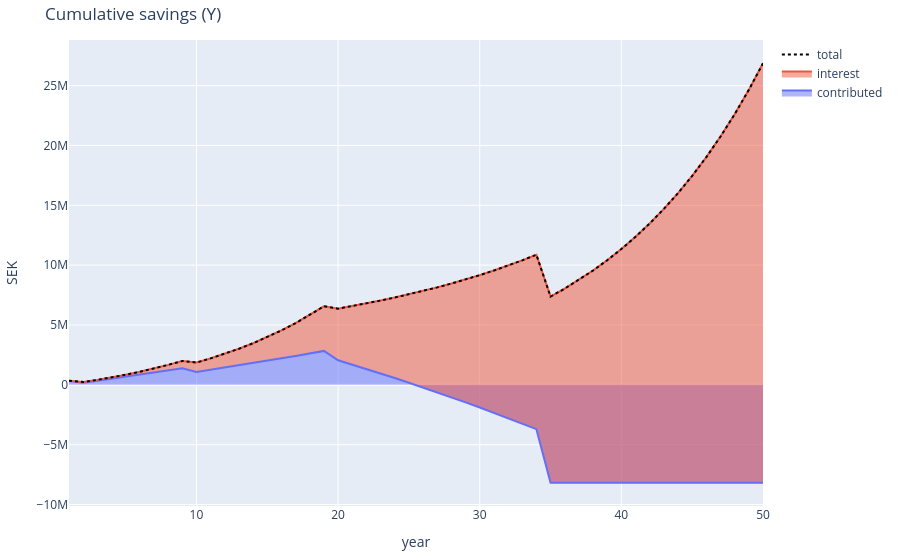

The cell this chart's notebook holds for it:
### Markdown cell above
# 3. Cumulative savings estimator

### Code cell
BASE = 1.7e5
ADDITION_GROWTH_RATE = 0.02 # yearly addition increases % per year
YEARLY_RATE = 0.09 # per year

YEAR_PLAN = [
    # saving X / month
    {
        'year': [1, 10], 
        'yearly_addition': 12*13000, 
        'yearly_addition_change': ADDITION_GROWTH_RATE, 
        'yearly_growth_rate': YEARLY_RATE
        }, 
    # saving X / month
    {
        'year': [11, 20], 
        'yearly_addition': 12*15000, 
        'yearly_addition_change': ADDITION_GROWTH_RATE, 
        'yearly_growth_rate': YEARLY_RATE
        },
    # lump sum withdrawal
    {
        'year': 2, 
        'yearly_addition': -3e5
        },
    # lump sum withdrawal
    {
        'year': 10, 
        'yearly_addition': -0.5e6
        },
    # lump sum withdrawal
    {
        'year': 20, 
        'yearly_addition': -1e6
        },
    # no addition, subtraction only
    {
        'year': [21, 35], 
        'yearly_addition': -12*30000, 
        'yearly_addition_change': ADDITION_GROWTH_RATE, 
        'yearly_growth_rate': YEARLY_RATE
    },
    # # no addition, no subtraction
    # {
    #     'year': [36, 40], 
    #     'yearly_addition': 0, 
    #     'yearly_addition_change': 0, 
    #     'yearly_growth_rate': YEARLY_RATE
    # },
    # lump sum withdrawal
    {
        'year': 35, 
        'yearly_addition': -4e6
        },
    # no addition, no subtraction
    {
        'year': [36, 50], 
        'yearly_addition': -12*0, 
        'yearly_addition_change': ADDITION_GROWTH_RATE, 
        'yearly_growth_rate': YEARLY_RATE
    },
]

contributed, interest_earned, yearly_addition, total = f_compound(
    base=BASE,
    year_plan=YEAR_PLAN,
    plot=True,
    title='Cumulative savings (Y)'
    )

### Figure 1 — Plotly figure (JSON) as saved in the notebook; plotly's stock layout.template omitted (floating-point values rounded to 4 significant figures)
{"data": [{"hovertemplate": "%{y:,.2~f}<extra></extra>", "name": "contributed", "stackgroup": "one", "type": "scatter", "x": [1, 2, 3, 4, 5, 6, 7, 8, 9, 10, 11, 12, 13, 14, 15, 16, 17, 18, 19, 20, 21, 22, 23, 24, 25, 26, 27, 28, 29, 30, 31, 32, 33, 34, 35, 36, 37, 38, 39, 40, 41, 42, 43, 44, 45, 46, 47, 48, 49, 50], "y": [326000, 185120, 347400.0, 513000.0, 681800.0, 854100.0, 1030000.0, 1209000.0, 1392000.0, 1078000.0, 1258000.0, 1442000.0, 1629000.0, 1820000.0, 2015000.0, 2214000.0, 2416000.0, 2623000.0, 2834000.0, 2049000.0, 1689000.0, 1322000.0, 947400.0, 565300.0, 175700.0, -221800.0, -627200.0, -1041000.0, -1463000.0, -1893000.0, -2332000.0, -2779000.0, -3236000.0, -3702000.0, -8177000.0, -8177000.0, -8177000.0, -8177000.0, -8177000.0, -8177000.0, -8177000.0, -8177000.0, -8177000.0, -8177000.0, -8177000.0, -8177000.0, -8177000.0, -8177000.0, -8177000.0, -8177000.0]}, {"hovertemplate": "%{y:,.2~f}<extra></extra>", "name": "interest", "stackgroup": "one", "type": "scatter", "x": [1, 2, 3, 4, 5, 6, 7, 8, 9, 10, 11, 12, 13, 14, 15, 16, 17, 18, 19, 20, 21, 22, 23, 24, 25, 26, 27, 28, 29, 30, 31, 32, 33, 34, 35, 36, 37, 38, 39, 40, 41, 42, 43, 44, 45, 46, 47, 48, 49, 50], "y": [15300, 46017, 66820.0, 104100.0, 159600.0, 235400.0, 333400.0, 456100.0, 606000.0, 785700.0, 953500.0, 1153000.0, 1386000.0, 1657000.0, 1970000.0, 2329000.0, 2738000.0, 3202000.0, 3726000.0, 4316000.0, 4889000.0, 5481000.0, 6094000.0, 6727000.0, 7384000.0, 8064000.0, 8770000.0, 9503000.0, 10260000.0, 11060000.0, 11880000.0, 12740000.0, 13640000.0, 14570000.0, 15550000.0, 16220000.0, 16940000.0, 17730000.0, 18590000.0, 19520000.0, 20550000.0, 21660000.0, 22870000.0, 24190000.0, 25640000.0, 27210000.0, 28920000.0, 30790000.0, 32820000.0, 35040000.0]}, {"hovertemplate": "%{y:,.2~f}<extra></extra>", "line": {"color": "black", "dash": "dot"}, "name": "total", "type": "scatter", "x": [1, 2, 3, 4, 5, 6, 7, 8, 9, 10, 11, 12, 13, 14, 15, 16, 17, 18, 19, 20, 21, 22, 23, 24, 25, 26, 27, 28, 29, 30, 31, 32, 33, 34, 35, 36, 37, 38, 39, 40, 41, 42, 43, 44, 45, 46, 47, 48, 49, 50], "y": [341300, 231137, 414200.0, 617100.0, 841500.0, 1089000.0, 1363000.0, 1665000.0, 1998000.0, 1864000.0, 2212000.0, 2594000.0, 3015000.0, 3477000.0, 3985000.0, 4543000.0, 5154000.0, 5825000.0, 6560000.0, 6365000.0, 6578000.0, 6803000.0, 7041000.0, 7293000.0, 7559000.0, 7842000.0, 8143000.0, 8462000.0, 8802000.0, 9164000.0, 9549000.0, 9961000.0, 10400000.0, 10870000.0, 7375000.0, 8039000.0, 8762000.0, 9551000.0, 10410000.0, 11350000.0, 12370000.0, 13480000.0, 14700000.0, 16020000.0, 17460000.0, 19030000.0, 20740000.0, 22610000.0, 24650000.0, 26860000.0]}], "layout": {"hovermode": "x unified", "margin": {"b": 50, "l": 60, "r": 20, "t": 40}, "title": {"text": "Cumulative savings (Y)"}, "xaxis": {"title": {"text": "year"}}, "yaxis": {"title": {"text": "SEK"}}}}
